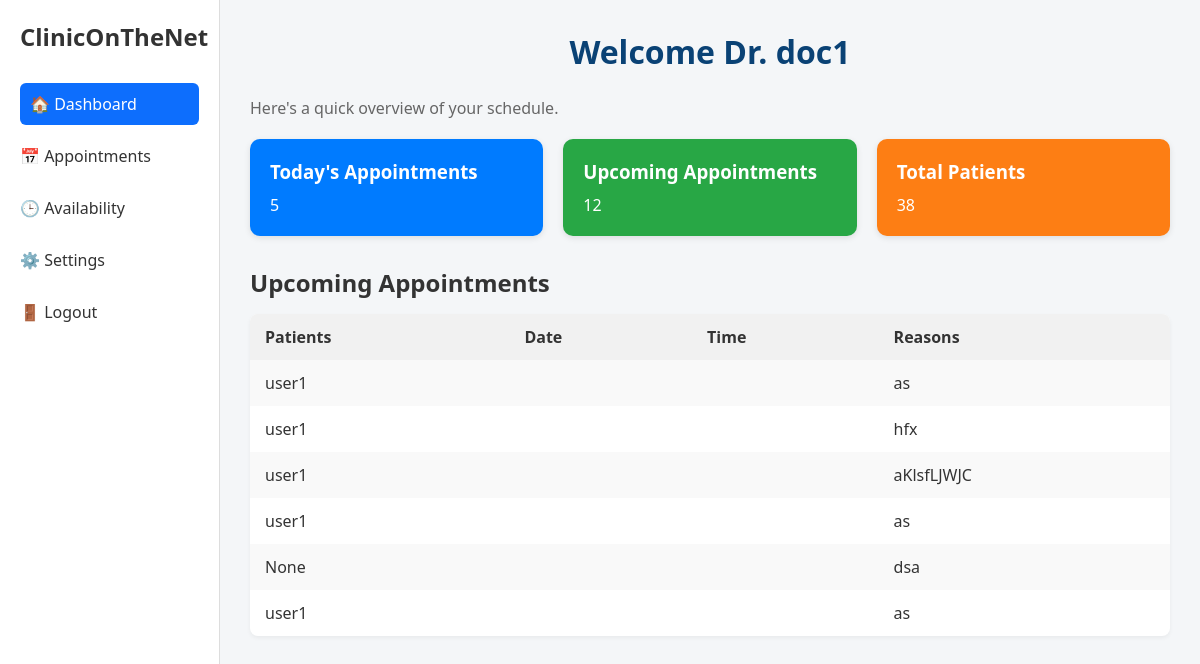
The page /dashboard/doctor/ (signed in) on the database its author committed.
### clinic/models.py (models this page shows, shortened)
class User(AbstractUser):
    ROLE_CHOICES = (
        ('patient', 'Patient'),
        ('doctor', 'Doctor'),
    )
    role = models.CharField(max_length=10, choices=ROLE_CHOICES, default='patient')
    name = models.CharField(max_length=200, null=True)
    email = models.EmailField(unique=True, null=True)
    bio = models.TextField(null=True, blank=True)
    avatar = models.ImageField(null=True, default="avatar.svg")
    USERNAME_FIELD = 'email'
    REQUIRED_FIELDS = ['username']

class Appointment(models.Model):
    STATUS_CHOICES = (
        ('Scheduled', 'Scheduled'),
        ('Completed', 'Completed'),
        ('Cancelled', 'Cancelled'),
    )
    patient = models.ForeignKey(User, on_delete=models.CASCADE, related_name='patient_appointments')
    doctor = models.ForeignKey(User, on_delete=models.CASCADE, related_name='doctor_appointments')
    specialization = models.ForeignKey(Specialization, on_delete=models.SET_NULL, null=True, name='Specialization')
    clinic = models.ForeignKey(Clinic, on_delete=models.CASCADE)
    appointment_datetime = models.DateTimeField()
    reason = models.TextField(max_length=500)
    status = models.CharField(max_length=10, choices=STATUS_CHOICES, default='Scheduled')
    description = models.TextField(null=True, blank=True)
    created_at = models.DateTimeField(auto_now_add=True)
    updated_at = models.DateTimeField(auto_now=True)
    class Meta:
        ordering = ['-appointment_datetime']
        unique_together = ('doctor', 'appointment_datetime')

### clinic/views.py (the view)
# urls.py: path('dashboard/doctor/', views.doctor_dashboard, name='doctor_dashboard'),
@login_required(login_url='login')
def doctor_dashboard(request):
    appointments = Appointment.objects.filter(doctor=request.user)
    context = {'appointments': appointments}
    return render(request, 'clinic/dashboard_doctor.html', context)

### clinic/templates/clinic/dashboard_doctor.html
{% extends 'main.html' %}
{% load static %}
{% block content %}
<link rel="stylesheet" href="{% static 'styles/doctor_dashboard.css' %}">
<div class="container">
  <aside class="sidebar">
    <h2>ClinicOnTheNet</h2>
    <nav class="nav-links">
      <a href="{% url 'doctor_dashboard' %}" class="active">🏠 Dashboard</a>
      <a href="{% url 'doctor_appointments' %}">📅 Appointments</a>
      <a href="{% url 'set_availability' %}">🕒 Availability</a>
      <a href="{% url 'doctor_settings' %}">⚙️ Settings</a>
      <a href="{% url 'logout' %}">🚪 Logout</a>
    </nav>
  </aside>
  <main class="main-content">
    <header>
      <h1>Welcome Dr. {{ request.user.name }}</h1>
      <p class="subtitle">Here's a quick overview of your schedule.</p>
    </header>
    <section class="cards">
      <div class="card blue">
        <h3>Today's Appointments</h3>
        <p>5</p>
      </div>
      <div class="card green">
        <h3>Upcoming Appointments</h3>
        <p>12</p>
      </div>
      <div class="card orange">
        <h3>Total Patients</h3>
        <p>38</p>
      </div>
    </section>
    <section class="appointments">
      <h2>Upcoming Appointments</h2>
      <table>
          <thead>
              <tr>
                  <th>Patients</th>
                  <th>Date</th>
                  <th>Time</th>
                  <th>Reasons</th>
              </tr>
          </thead>
          <tbody>
              {% for appointment in appointments %}
              <tr>
                  <td>{{  appointment.patient.name }}</td>
                  <td>{{ appointment.appointment_time|time:"g:i A" }}</td>
                    <td>{{ appointment.appointment_date|date:"F j, Y" }}</td>
                  <td>{{ appointment.reason }}</td>
              </tr>
              {% empty %}
              <tr>
                  <td colspan="4">You have no upcoming appointments.</td>
              </tr>
              {% endfor %}
          </tbody>
      </table>
  </section>
  </main>
</div>
{% endblock content %}

### static/styles/main.css (style rules this page uses)
body { margin: 0; font-family: 'Urbanist', sans-serif; background: #f8f9fa; }
header h1 { text-align: center; font-size: 2rem; margin-bottom: 1.5rem; color: #0a4275; }

### static/styles/doctor_dashboard.css (style rules this page uses)
* { margin: 0; padding: 0; box-sizing: border-box; }
body { font-family: 'Segoe UI', sans-serif; background-color: #f4f6f8; color: #333; }
.container { display: flex; min-height: 100vh; }
.sidebar { width: 220px; background-color: #ffffff; padding: 20px; border-right: 1px solid #ddd; }
.sidebar h2 { font-size: 24px; margin-bottom: 30px; }
.nav-links { display: flex; flex-direction: column; }
.nav-links a { text-decoration: none; color: #333; padding: 10px 0; margin-bottom: 10px; font-weight: 500; border-radius: 6px; transition: 0.3s; }
.nav-links a.active, .nav-links a:hover { background-color: #0d6efd; color: #fff; padding-left: 10px; }
.main-content { flex: 1; padding: 30px; }
.subtitle { color: #666; margin-top: 5px; margin-bottom: 20px; }
.cards { display: flex; gap: 20px; flex-wrap: wrap; margin-bottom: 30px; }
.card { flex: 1; min-width: 200px; padding: 20px; border-radius: 10px; color: white; box-shadow: 0 2px 6px rgba(0,0,0,0.1); }
.card.blue { background-color: #007bff; }
.card.green { background-color: #28a745; }
.card.orange { background-color: #fd7e14; }
.card h3 { margin-bottom: 10px; }
.appointments h2 { margin-bottom: 15px; }
table { width: 100%; border-collapse: collapse; background-color: white; border-radius: 8px; overflow: hidden; box-shadow: 0 2px 4px rgba(0,0,0,0.05); }
table th, table td { padding: 12px 15px; text-align: left; }
table thead { background-color: #f1f1f1; }
table tbody tr:nth-child(odd) { background-color: #f9f9f9; }

### rows shown on the page
User: user.name "doc1"
Appointment: patient.name "user1", reason "as"
Appointment: patient.name "user1", reason "hfx"
Appointment: patient.name "user1", reason "aKlsfLJWJC"
Appointment: patient.name "user1", reason "as"
Appointment: patient.name "None", reason "dsa"
Appointment: patient.name "user1", reason "as"
